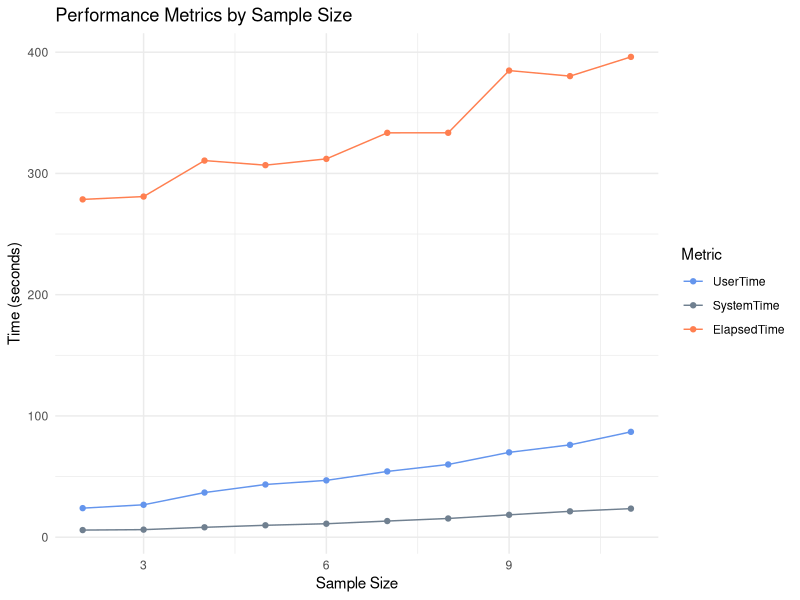

Here is the R script that generated this plot:
install.packages("lobstr")
library(lobstr)

# Defining resources
Cores <- c(2, 3, 5 ,10, 20, 50, 100, 200)
Sample_size <- c(10, 20, 50, 100)



setwd("/vast/scratch/users/si.j/susan_fibrosis")
#initial_file_count <- 2
files <- list.files()
store <- "/stornext/General/scratch/GP_Transfer/si.j/store_pipeline_benchmark_fibrosis_all_data_3"
# for (i in initial_file_count:length(files)) {
#   
#   tar_invalidate(names = everything(), store = store)
#   
#   # Memory usage before pipeline execution
#   if(exists("preprocessed_seurat", envir = globalenv())) {
#     mem_before <- obj_size(get("preprocessed_seurat", envir = globalenv()))
#   } else {
#     mem_before <- 0
#   }

for(core in Cores) {
  for(sample_size in Sample_size) {
    if(length(files) < sample_size) {
      break # Break if the sample_size exceeds the available files
    }
    #setwd("~/HPCell")
  tar_invalidate(names = everything(), store = store)
  
  # Select the subset of files to process in this iteration
  #file_subset <- files[1:i] 
  file_subset <- files[1:sample_size]
  max_workers <- 100  
  workers_per_sample <- 4
  number_of_samples <- length(file_subset)
  #total_workers <- min(number_of_samples * workers_per_sample, max_workers)
  total_workers <- min(core * sample_size, length(file_subset))
  # Initialize computing resources for all files
  computing_resources = crew_controller_slurm(
    name = "my_controller",
    slurm_memory_gigabytes_per_cpu = 20,
    slurm_cpus_per_task = 1, 
    workers = total_workers, 
    verbose = FALSE
  )
  # Time and run your pipeline function
  time_taken <- system.time({
    preprocessed_seurat <- run_targets_pipeline(
      input_data = file_subset,
      tissue = "pbmc",
      computing_resources = computing_resources,
      sample_column = "sampleName", 
      store = store,  
      input_reference = NULL, 
      cell_type_annotation_column = "cellAnno"
    )
  })
  
  # Memory usage after pipeline execution
  #mem_after <- obj_size(get("preprocessed_seurat", envir = globalenv()))
  #mem_used_this_run <- mem_after - mem_before
  
  # Output the time and memory used for this run
  cat("Running with", core, "cores for", sample_size, "samples, using", total_workers, "workers\n")
  cat("Sample size:", length(file_subset), "\n",
      "Time taken: User time =", time_taken["user.self"], 
      "System time =", time_taken["sys.self"], 
      "Elapsed time =", time_taken["elapsed"], "seconds\n")
      #"Memory used:", format(mem_used_this_run, units = "Mb"), "\n\n")
  }
}


###PLOTTING

library(ggplot2)

# Data
data <- data.frame(
  SampleSize = c(2, 3, 4, 5, 6, 7, 8, 9, 10, 11),
  UserTime = c(23.944, 26.71, 36.797, 43.466, 46.846, 54.226, 59.966, 69.946, 76.142, 86.875),
  SystemTime = c(5.856, 6.216, 8.143, 9.805, 11.088, 13.302, 15.419, 18.439, 21.315, 23.56),
  ElapsedTime = c(278.592, 280.922, 310.607, 306.815, 312.007, 333.49, 333.517, 384.848, 380.266, 396.131)
)

# Melting data for ggplot
data_melted <- reshape2::melt(data, id.vars = "SampleSize")

# Plotting
ggplot(data_melted, aes(x = SampleSize, y = value, colour = variable)) +
  geom_line() +
  geom_point() +
  theme_minimal() +
  labs(x = "Sample Size", y = "Time (seconds)", title = "Performance Metrics by Sample Size", color = "Metric") +
  scale_colour_manual(values = c("UserTime" = "cornflowerblue", "SystemTime" = "slategrey", "ElapsedTime" = "coral"))
